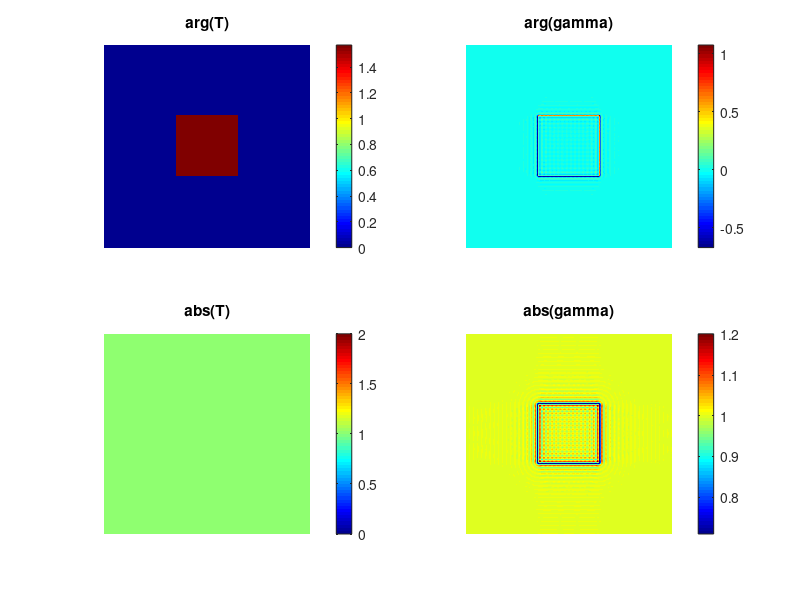
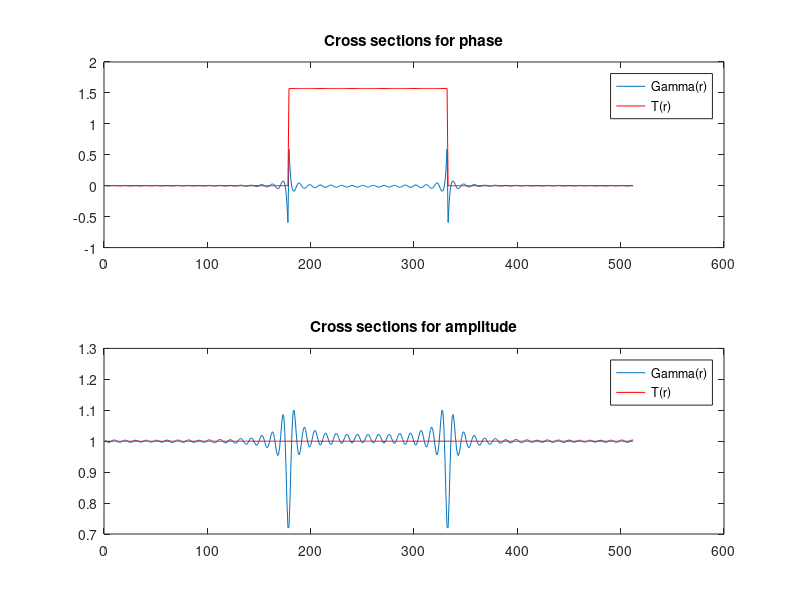

Here is the MATLAB script that generated these plots, in order: (Note: this script raises an error after producing the figures.)

    clc;
    close all;
    clear all;
    %Step1; Create a phantom objects
    Nx = 512;
    nrows = Nx;
    ncols = Nx;  
    
    %Step 2: compute the true formula T*(T v H)*
    htype = 'lp';
    
     switch (htype)
        case {'gaussian'} %A gaussian filter
                    bw = 30; %Bandwidth parameter
                    h=fspecial('gaussian',[round(4*bw)+1 round(4*bw)+1],bw); %Transfer function of the low-pass filter...
                    %Fourier transform the filter
                    h1 = zeros(nrows,ncols);
                    h1(1:size(h,1),1:size(h,2))=h;
                    kernel_size=size(h,1);
                    h1 = circshift(h1,[-round((kernel_size-1)/2) -round((kernel_size-1)/2)]);
                    hf = fft2(h1);
 
        case {'lp'} %Bandpass filter
                    lp_bw = 50;%Bandwidth of the low pass filter in the frequency domain. The smaller it is, the more coherent the field will be 
                    hf = zeros(nrows,ncols);
                    [x,y]=meshgrid(linspace(-ncols/2,ncols/2-1,ncols),linspace(-nrows/2,nrows/2-1,nrows));
                    mask = sqrt(x.^2+y.^2)<lp_bw; %
                    hf(mask)=1;
                    hf = fftshift(hf);
    end
       
   
    
    
    datasource = 1;
    if (datasource==1) %Generate simulation data
        phi = pi/2;
        amplitude = ones(nrows,ncols);
        phase = zeros(nrows,ncols);
        phase(round(nrows*0.35:nrows*0.65),round(ncols*0.35:ncols*0.65))=phi;
        amplitude(round(nrows*0.25:nrows*0.75),round(ncols*0.25:ncols*0.75))=1;
        T= amplitude.*exp(i*phase);
        nrows = size(T,1);
        ncols = size(T,2);
        x_arr = 1:ncols;
        y_arr = 1:nrows;
        [xx,yy]=meshgrid(x_arr,y_arr);
        slope = 0.000;
        phi_lin =exp(i*xx*slope);
        T = T.*phi_lin;
        Tf = fft2(T);
        loTf = Tf.*hf;
        loT = ifft2(loTf); 
        gamma=T.*conj(loT); %Generate simulation data for Gamma
        figure(1);colormap jet;
        subplot(221);imagesc(angle(T));axis off;colorbar;title('arg(T)');
        subplot(222);imagesc(angle(gamma));axis off;colorbar;title('arg(gamma)');
        subplot(223);imagesc(abs(T));axis off;colorbar;title('abs(T)');
        subplot(224);imagesc(abs(gamma));axis off;colorbar;title('abs(gamma)');drawnow;
        %Display the cross-section of the image
        mcs=angle(gamma(round((nrows+1)/2),:));%Get cross-section of the measurement
        cs = angle(T(round((nrows+1)/2),:));
        amp = abs(T(round((nrows+1)/2),:));%Amplitude of the T
        mamp = abs(gamma(round((nrows+1)/2),:));%Amplitude of the T
   
        figure(2);
        subplot(211);plot(mcs);hold on;plot(cs,'r');hold on;title('Cross sections for phase');
        legend('Gamma(r)','T(r)');drawnow;
        subplot(212);plot(mamp);hold on;plot(amp,'r');hold on;title('Cross sections for amplitude');
        legend('Gamma(r)','T(r)');drawnow;
    end
    if (gpuDeviceCount()==0)
        gpu_compute_en = 1; %if there is no gpu, compute the result on cpu instead
    end
    gpu_compute_en = 0;
    
    method = 'relax'; %Choose between the two: 'relax','cg','nlcg'
    
    %Parameter definitions
    params.niter = 1000; %Number of iterations needed
    params.lambda = 10;
    params.tv_weight = 20;
    params.tol = 1e-5; %Tolerance for the solver to stop
    params.method = 'relax';%Choose between 'relax'/'cg'/'nlcf'
    params.smart_init_en = 1;
    %Operator definitions
    params.F = FFT2(Nx); %Fourier transform operator
    params.D = Grd(Nx);
    params.H = H(Nx,hf,params.F); %Filtering operator;
    
    
    smartinit = 0; 
    if (gpu_compute_en==0)
        [gk,tk] = estimate_gt(gamma,hf,params);
    else %Compute gk and tk on gpu
        d = gpuDevice();
        reset(d); %Reset the device and clear its memmory
        [gk,tk] = estimate_gt_gpu(gamma,hf,params);
    end
    disp('Done with solving the inverse problem....');
    
